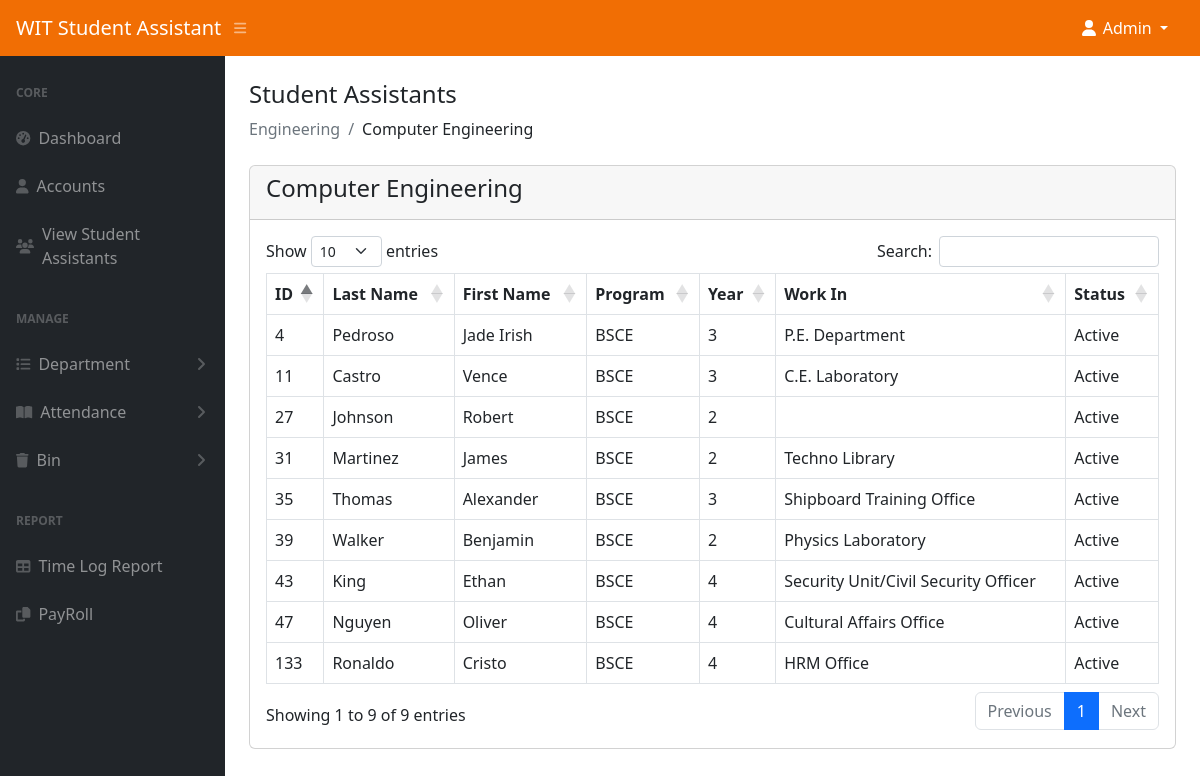
Page /admin/compe.php (signed in) on the committed database.
### tables this page shows
CREATE TABLE `student_assistant` (
  `id` int(11) NOT NULL,
  `student_id` int(11) NOT NULL,
  `last_name` varchar(50) NOT NULL,
  `first_name` varchar(50) NOT NULL,
  `program` varchar(100) NOT NULL,
  `year` int(11) NOT NULL,
  `work` varchar(255) NOT NULL,
  `fingerprint_id` int(11) DEFAULT NULL,
  `image` text DEFAULT NULL,
  `status` tinyint(1) NOT NULL DEFAULT 0 COMMENT '0-visible,1=hidden,2=deleted',
  `age` int(11) NOT NULL,
  `sex` varchar(100) NOT NULL,
  `civil_status` varchar(100) NOT NULL,
  `date_of_birth` varchar(100) NOT NULL,
  `city_address` text NOT NULL,
  `contact_no1` varchar(15) NOT NULL,
  `contact_no2` varchar(15) NOT NULL,
  `contact_no3` varchar(15) NOT NULL,
  `province_address` text NOT NULL,
  `guardian` varchar(100) NOT NULL,
  `honor_award` text NOT NULL,
  `past_scholar` varchar(100) NOT NULL,
  `present_scholar` varchar(999) NOT NULL,
  `work_experience` text NOT NULL,
  `special_talent` text NOT NULL,
  `out_name1` varchar(100) DEFAULT NULL,
  `comp_add1` varchar(255) DEFAULT NULL,
  `cn1` varchar(20) DEFAULT NULL,
  `out_name2` varchar(100) DEFAULT NULL,
  `comp_add2` varchar(255) DEFAULT NULL,
  `cn2` varchar(20) DEFAULT NULL,
  `out_name3` varchar(100) DEFAULT NULL,
  `comp_add3` varchar(255) DEFAULT NULL,
  `cn3` varchar(20) DEFAULT NULL,
  `from_wit1` varchar(100) DEFAULT NULL,
  `comp_add4` varchar(255) DEFAULT NULL,
  `cn4` varchar(20) DEFAULT NULL,
  `from_wit2` varchar(100) DEFAULT NULL,
  `comp_add5` varchar(255) DEFAULT NULL,
  `cn5` varchar(20) DEFAULT NULL,
  `from_wit3` varchar(100) DEFAULT NULL,
  `comp_add6` varchar(255) DEFAULT NULL,
  `cn6` varchar(20) DEFAULT NULL,
  `fathers_name` varchar(100) DEFAULT NULL,
  `fathers_occ` varchar(100) DEFAULT NULL,
  `fathers_income` decimal(10,2) DEFAULT NULL,
  `mothers_name` varchar(100) DEFAULT NULL,
  `mothers_occ` varchar(100) DEFAULT NULL,
  `mothers_income` decimal(10,2) DEFAULT NULL,
  `siblings` text DEFAULT NULL
);

### admin/compe.php (the view, shortened to what this page needs)
<?php
include('authentication.php');
include('includes/header.php');
?>
<div class="container-fluid px-4">
    <h4 class="mt-4">Student Assistants</h4>
    <ol class="breadcrumb mb-4">
        <li class="breadcrumb-item active">Engineering</li>
        <li class="breadcrumb-item">Computer Engineering</li>
    </ol>
    <div class="row">
        <div class="col-md-12">
            <div class="card">
                <div class="card-header">
                    <h4>Computer Engineering</h4>
                </div>
                <div class="card-body">
                    <table id="myTable" class="table table-bordered">
                        <thead>
                            <tr>
                                <th>ID</th>
                                <th>Last Name</th>
                                <th>First Name</th>
                                <th>Program</th>
                                <th>Year</th>
                                <th>Work In</th>
                                <th>Status</th>
                            </tr>
                        </thead>
                        <tbody>
                            <?php
                            $query = "SELECT * FROM student_assistant WHERE program = 'BSCE'";
                            $query_run = mysqli_query($con, $query);
                            if (mysqli_num_rows($query_run) > 0) {
                                foreach ($query_run as $row) {
                            ?>
                                    <tr>
                                        <td><?= $row['id']; ?></td>
                                        <td><?= $row['last_name']; ?></td>
                                        <td><?= $row['first_name']; ?></td>
                                        <td><?= $row['program']; ?></td>
                                        <td><?= $row['year']; ?></td>
                                        <td><?= $row['work']; ?></td>
                                        <td>Active</td>
                                    <?php
                                }
                            } else {
                                    ?>
                                    <tr>
                                        <td colspan="6">No Record Found</td>
                                    </tr>
                                <?php
                            }
                                ?>
                        </tbody>
                    </table>
                </div>
            </div>
        </div>
    </div>
</div>
<?php
include('includes/scripts.php');
?>

### rows in the picture
student_assistant: id "4", last_name "Pedroso", first_name "Jade Irish", program "BSCE", year "3", work "P.E. Department"
student_assistant: id "11", last_name "Castro", first_name "Vence", program "BSCE", year "3", work "C.E. Laboratory"
student_assistant: id "27", last_name "Johnson", first_name "Robert", program "BSCE", year "2"
student_assistant: id "31", last_name "Martinez", first_name "James", program "BSCE", year "2", work "Techno Library"
student_assistant: id "35", last_name "Thomas", first_name "Alexander", program "BSCE", year "3", work "Shipboard Training Office"
student_assistant: id "39", last_name "Walker", first_name "Benjamin", program "BSCE", year "2", work "Physics Laboratory"
student_assistant: id "43", last_name "King", first_name "Ethan", program "BSCE", year "4", work "Security Unit/Civil Security Officer"
student_assistant: id "47", last_name "Nguyen", first_name "Oliver", program "BSCE", year "4", work "Cultural Affairs Office"
student_assistant: id "133", last_name "Ronaldo", first_name "Cristo", program "BSCE", year "4", work "HRM Office"
